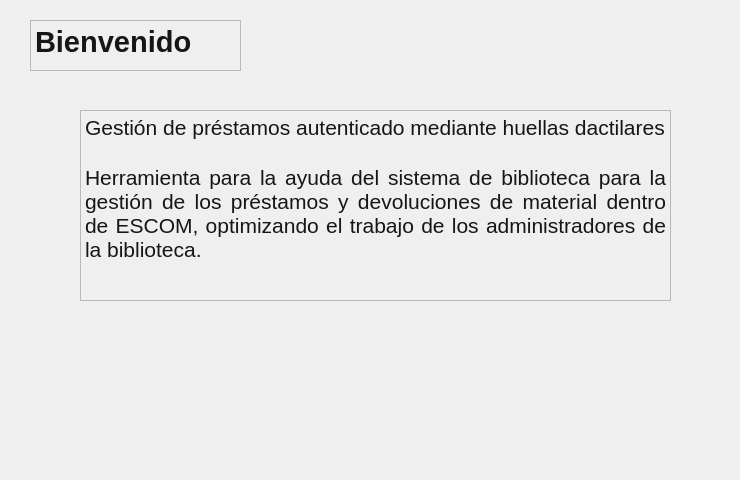
       <widget class="QWidget" name="inicio">
        <widget class="QPlainTextEdit" name="plainTextEdit_3">
         <property name="enabled">
          <bool>false</bool>
         </property>
         <property name="geometry">
          <rect>
           <x>30</x>
           <y>20</y>
           <width>211</width>
           <height>51</height>
          </rect>
         </property>
         <property name="font">
          <font>
           <pointsize>22</pointsize>
           <bold>true</bold>
          </font>
         </property>
         <property name="styleSheet">
          <string notr="true">color: rgb(22, 22, 22);</string>
         </property>
         <property name="plainText">
          <string>Bienvenido</string>
         </property>
        </widget>
        <widget class="QTextEdit" name="textEdit">
         <property name="enabled">
          <bool>false</bool>
         </property>
         <property name="geometry">
          <rect>
           <x>80</x>
           <y>110</y>
           <width>591</width>
           <height>191</height>
          </rect>
         </property>
         <property name="styleSheet">
          <string notr="true">color: rgb(22, 22, 22);</string>
         </property>
         <property name="html">
          <string>&lt;!DOCTYPE HTML PUBLIC &quot;-//W3C//DTD HTML 4.0//EN&quot; &quot;http://www.w3.org/TR/REC-html40/strict.dtd&quot;&gt;
&lt;html&gt;&lt;head&gt;&lt;meta name=&quot;qrichtext&quot; content=&quot;1&quot; /&gt;&lt;meta charset=&quot;utf-8&quot; /&gt;&lt;style type=&quot;text/css&quot;&gt;
p, li { white-space: pre-wrap; }
hr { height: 1px; border-width: 0; }
li.unchecked::marker { content: &quot;\2610&quot;; }
li.checked::marker { content: &quot;\2612&quot;; }
&lt;/style&gt;&lt;/head&gt;&lt;body style=&quot; font-family:'Segoe UI'; font-size:9pt; font-weight:400; font-style:normal;&quot;&gt;
&lt;p align=&quot;justify&quot; style=&quot; margin-top:0px; margin-bottom:0px; margin-left:0px; margin-right:0px; -qt-block-indent:0; text-indent:0px;&quot;&gt;&lt;span style=&quot; font-size:16pt;&quot;&gt;Gestión de préstamos autenticado mediante huellas dactilares&lt;/span&gt;&lt;/p&gt;
&lt;p align=&quot;justify&quot; style=&quot;-qt-paragraph-type:empty; margin-top:0px; margin-bottom:0px; margin-left:0px; margin-right:0px; -qt-block-indent:0; text-indent:0px; font-size:16pt;&quot;&gt;&lt;br /&gt;&lt;/p&gt;
&lt;p align=&quot;justify&quot; style=&quot; margin-top:0px; margin-bottom:0px; margin-left:0px; margin-right:0px; -qt-block-indent:0; text-indent:0px;&quot;&gt;&lt;span style=&quot; font-size:16pt;&quot;&gt;Herramienta para la ayuda del sistema de biblioteca para la gestión de los préstamos y devoluciones de material dentro de ESCOM, optimizando el trabajo de los administradores de la biblioteca.&lt;/span&gt;&lt;/p&gt;&lt;/body&gt;&lt;/html&gt;</string>
         </property>
        </widget>
        <widget class="QLabel" name="label">
         <property name="geometry">
          <rect>
           <x>490</x>
           <y>290</y>
           <width>241</width>
           <height>181</height>
          </rect>
         </property>
         <property name="styleSheet">
          <string notr="true">image: url(:/images/escomlogo.png);</string>
         </property>
         <property name="text">
          <string/>
         </property>
        </widget>
       </widget>
